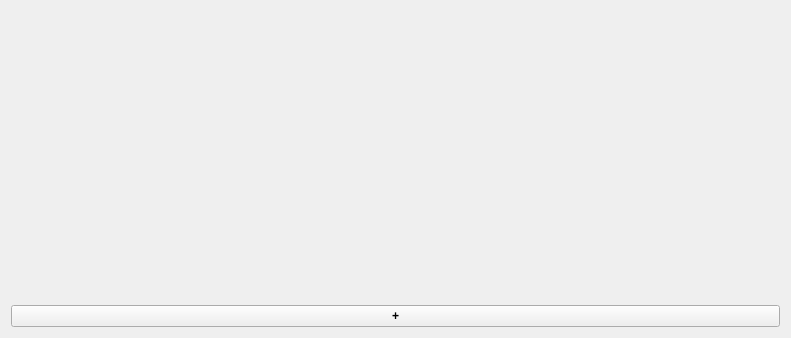
<?xml version="1.0" encoding="UTF-8"?>
<ui version="4.0">
 <class>Form</class>
 <widget class="QWidget" name="Form">
  <property name="geometry">
   <rect>
    <x>0</x>
    <y>0</y>
    <width>791</width>
    <height>338</height>
   </rect>
  </property>
  <property name="windowTitle">
   <string>Proyectos</string>
  </property>
  <layout class="QVBoxLayout" name="verticalLayout_2">
   <item>
    <widget class="QScrollArea" name="scrollArea">
     <property name="frameShape">
      <enum>QFrame::Shape::NoFrame</enum>
     </property>
     <property name="widgetResizable">
      <bool>true</bool>
     </property>
     <widget class="QWidget" name="scrollAreaWidgetContents">
      <property name="geometry">
       <rect>
        <x>0</x>
        <y>0</y>
        <width>773</width>
        <height>290</height>
       </rect>
      </property>
      <layout class="QVBoxLayout" name="verticalLayout">
       <item>
        <spacer name="verticalSpacer">
         <property name="orientation">
          <enum>Qt::Orientation::Vertical</enum>
         </property>
         <property name="sizeHint" stdset="0">
          <size>
           <width>20</width>
           <height>40</height>
          </size>
         </property>
        </spacer>
       </item>
      </layout>
     </widget>
    </widget>
   </item>
   <item>
    <widget class="QPushButton" name="btnNew">
     <property name="font">
      <font>
       <bold>true</bold>
      </font>
     </property>
     <property name="toolTip">
      <string>Agregar proyecto</string>
     </property>
     <property name="text">
      <string>+</string>
     </property>
    </widget>
   </item>
  </layout>
 </widget>
 <resources/>
 <connections/>
</ui>
